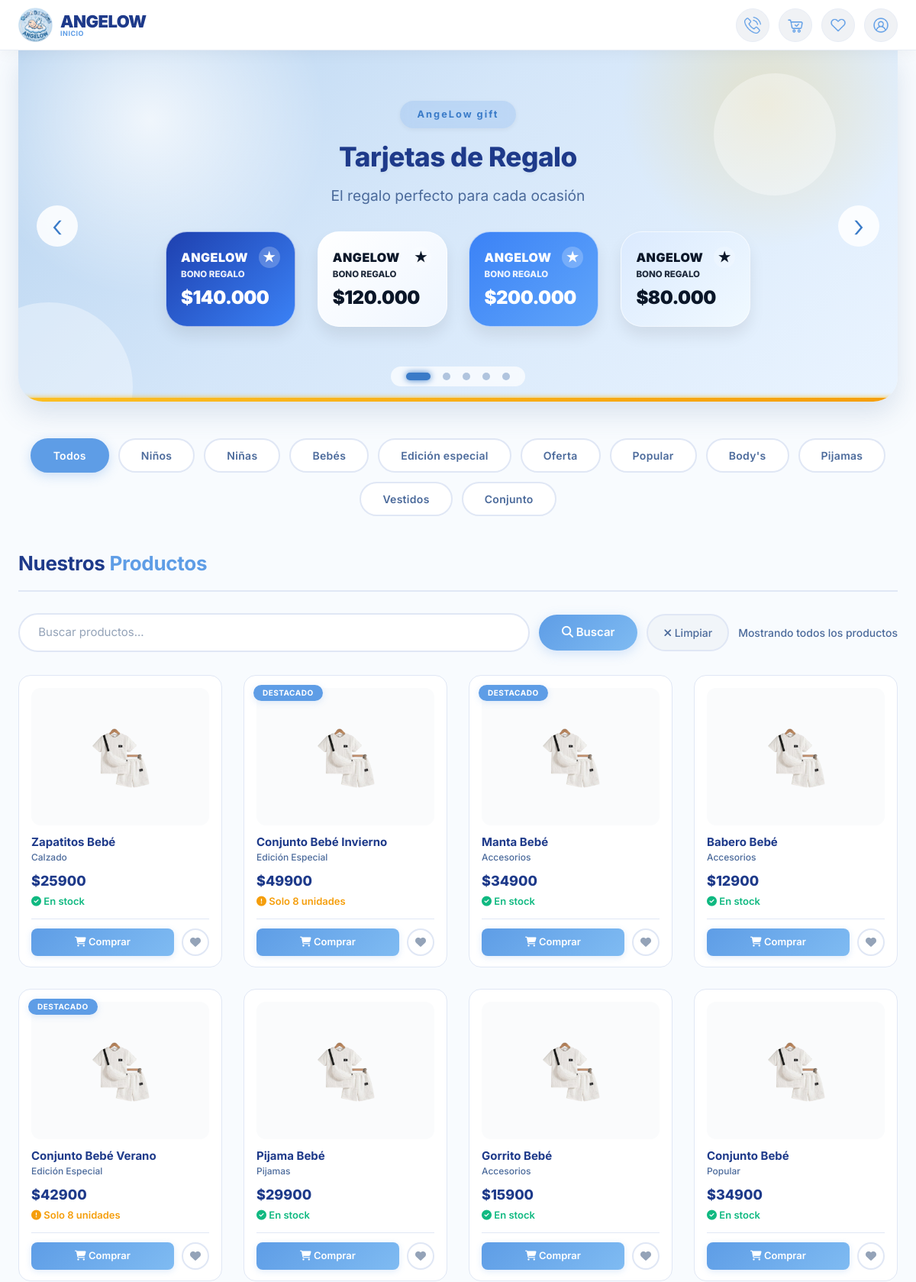
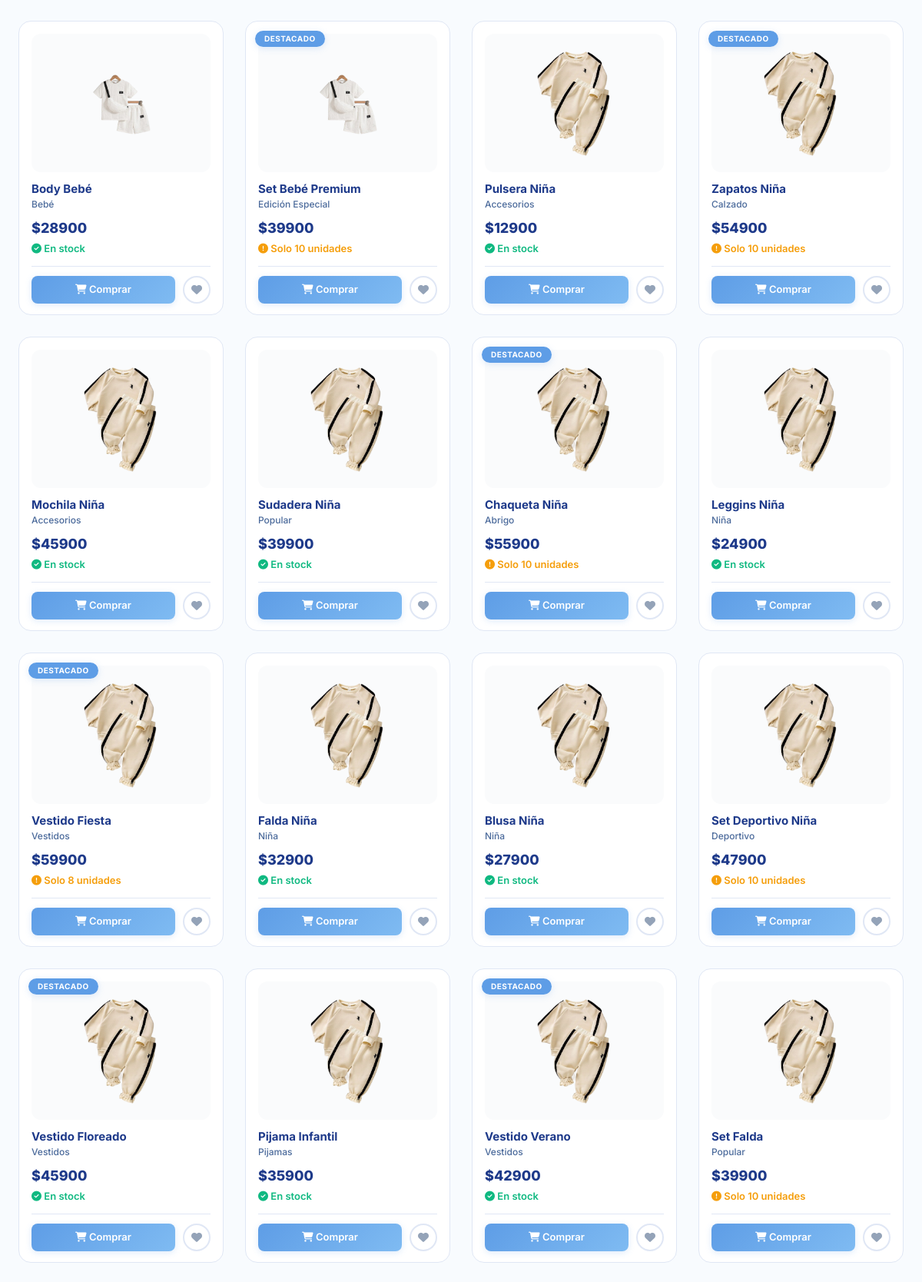
The page / (upper part) on the database its author committed (2 pictures, top to bottom).
### tienda/models.py (models this page shows, shortened)
class Producto(models.Model):
    nombre = models.CharField(
        max_length=200,
        validators=[validate_no_special_chars],
        help_text='Nombre del producto'
    )
    slug = models.SlugField(
        unique=True,
        blank=True,
        validators=[validate_slug],
        help_text='URL amigable para el producto'
    )
    categoria = models.ForeignKey(
        Categoria,
        on_delete=models.CASCADE,
        related_name='productos',
        help_text='Categoría del producto'
    )
    subcategoria = models.CharField(
        max_length=100,
        blank=True,
        validators=[validate_no_special_chars],
        help_text='Subcategoría del producto'
    )
    precio = models.DecimalField(
        max_digits=10,
        decimal_places=0,
        validators=[MinValueValidator(0)],
        help_text='Precio del producto'
    )
    precio_oferta = models.DecimalField(
        max_digits=10,
        decimal_places=0,
        blank=True,
        null=True,
        validators=[MinValueValidator(0)],
        help_text='Precio en oferta (si aplica)'
    )
    descripcion = models.TextField(
        help_text='Descripción detallada del producto'
    )
    caracteristicas = models.JSONField(
        default=list,
        blank=True,
        help_text='Lista de características del producto'
    )
    tallas = models.JSONField(
        default=list,
        validators=[validate_tallas],
        help_text='Lista de tallas disponibles (ej: ["S", "M", "L"])'
    )
    stock = models.PositiveIntegerField(
        default=0,
        help_text='Cantidad disponible en inventario'
    )
    stock_minimo = models.PositiveIntegerField(
        default=5,
        help_text='Stock mínimo para alerta'
    )
    imagen_principal = models.ImageField(
        upload_to='productos/',
        blank=True,
        null=True,
        help_text='Imagen principal del producto'
    )
    imagenes = models.JSONField(
        default=list,
        blank=True,
        help_text='Lista de URLs de imágenes adicionales'
    )
    rating = models.FloatField(
        default=0,
        validators=[MinValueValidator(0), MaxValueValidator(5)],
        help_text='Calificación promedio del producto (0-5)'
    )
    reseñas = models.PositiveIntegerField(
        default=0,
        help_text='Número total de reseñas'
    )
    es_destacado = models.BooleanField(
        default=False,
        help_text='Indica si el producto está destacado'
    )
    es_nuevo = models.BooleanField(
        default=False,
        help_text='Indica si el producto es nuevo'
    )
    esta_activo = models.BooleanField(
        default=True,
        help_text='Indica si el producto está activo'
    )
    fecha_creacion = models.DateTimeField(
        auto_now_add=True,
        help_text='Fecha de creación'
    )
    fecha_actualizacion = models.DateTimeField(
        auto_now=True,
        help_text='Última actualización'
    )
    class Meta:
        verbose_name = "Producto"
        verbose_name_plural = "Productos"
        ordering = ['-fecha_creacion']
        indexes = [
            models.Index(fields=['slug']),
            models.Index(fields=['categoria', 'esta_activo']),
            models.Index(fields=['es_destacado']),
            models.Index(fields=['es_nuevo']),
            models.Index(fields=['-rating']),
        ]
    def get_imagen_principal_url(self):
        if self.imagen_principal:
            return self.imagen_principal.url
        mapping = {
            'conjunto deportivo': 'conjunto_Deportive.png',
            'deportivo': 'conjunto_Deportive.png',
            'conjunto size': 'conjunto_size.png',
            'size': 'conjunto_size.png',
            'jogger': 'conjunto_jhogger.png',
            'jogger premium': 'conjunto_jhogger.png',
            'vestido': 'vestido_verano.png',
            'vestido verano': 'vestido_verano.png',
            'body': 'conjunto_size.png',
            'body niño': 'conjunto_size.png',
            'conjunto infantil': 'conjunto_Deportive.png',
            'set bebe': 'conjunto_size.png',
            'set bebé': 'conjunto_size.png',
            'set falda': 'vestido_verano.png',
            'body negro': 'conjunto_size.png',
        }
        nombre_lower = self.nombre.lower()
        for key, filename in mapping.items():
            if key in nombre_lower:
                return f'/static/img/productos/{filename}'
        if self.categoria:
            cat_mapping = {
                'niños': 'conjunto_Deportive.png',
                'niñas': 'vestido_verano.png',
                'bebés': 'conjunto_size.png',
                'bebes': 'conjunto_size.png',
            }
            cat_lower = self.categoria.nombre.lower()
            for key, filename in cat_mapping.items():
                if key in cat_lower:
                    return f'/static/img/productos/{filename}'
        return '/static/img/productos/default.jpg'

class Categoria(models.Model):
    nombre = models.CharField(
        max_length=100,
        unique=True,
        validators=[validate_no_special_chars],
        help_text='Nombre de la categoría'
    )
    slug = models.SlugField(
        unique=True,
        blank=True,
        validators=[validate_slug],
        help_text='URL amigable para la categoría'
    )
    descripcion = models.TextField(
        blank=True,
        null=True,
        help_text='Descripción de la categoría'
    )
    icono = models.CharField(
        max_length=50,
        blank=True,
        null=True,
        help_text='Clase de Font Awesome (ej: fa-tshirt)'
    )
    imagen = models.ImageField(
        upload_to='categorias/',
        blank=True,
        null=True,
        help_text='Imagen representativa de la categoría'
    )
    orden = models.PositiveIntegerField(
        default=0,
        help_text='Orden de visualización'
    )
    es_activa = models.BooleanField(
        default=True,
        help_text='Indica si la categoría está activa'
    )
    fecha_creacion = models.DateTimeField(
        auto_now_add=True,
        help_text='Fecha de creación'
    )
    fecha_actualizacion = models.DateTimeField(
        auto_now=True,
        help_text='Última actualización'
    )
    class Meta:
        verbose_name = "Categoría"
        verbose_name_plural = "Categorías"
        ordering = ['orden', 'nombre']
        indexes = [
            models.Index(fields=['slug']),
            models.Index(fields=['es_activa']),
        ]

### website/views.py (the view, shortened to what this page needs)
# urls.py: path('', views.home, name='home'),  # Página de inicio
@never_cache
def home(request):
    query = request.GET.get('q', '').strip()
    productos = Producto.objects.filter(esta_activo=True)
    productos = productos.order_by('-fecha_creacion')
    productos_destacados = productos.filter(es_destacado=True)[:4]
    favoritos_ids = []
    if request.user.is_authenticated:
        favoritos_ids = list(Favorito.objects.filter(
            usuario=request.user
        ).values_list('producto_id', flat=True))
    productos_json = []
    for p in productos:
        productos_json.append({
            'id': p.id,
            'nombre': p.nombre,
            'slug': p.slug,
            'precio': float(p.precio),
            'stock': p.stock,
            'tallas': p.tallas,
            'categoria': {'nombre': p.categoria.nombre},
            'subcategoria': p.subcategoria,
            'imagen_principal': p.imagen_principal.url if p.imagen_principal else None,
            'es_destacado': p.es_destacado,
            'precio_oferta': float(p.precio_oferta) if p.precio_oferta else None,
        })
    context = {
        'productos': productos,
        'productos_destacados': productos_destacados,
        'productos_json': json.dumps(productos_json),
        'busqueda': query,
        'favoritos_ids': favoritos_ids,
    }
    return render(request, 'website/home.html', context)

### website/templates/website/home.html (shortened to what this page needs)
{% extends 'website/base.html' %}
{% load static %}
{% block content %}
<div class="page-wrapper">
    <section class="hero-carousel" id="heroCarouselSection">
        <div class="carousel-container" id="heroCarouselContainer">
        </div>
    </section>
    <div class="categories-wrapper">
        <div class="categories-scroll" id="categoriesList">
            <span class="category-pill active" data-categoria="todos" onclick="filterByCategory('todos')">Todos</span>
            <span class="category-pill" data-categoria="niños" onclick="filterByCategory('niños')">Niños</span>
            <span class="category-pill" data-categoria="niñas" onclick="filterByCategory('niñas')">Niñas</span>
            <span class="category-pill" data-categoria="bebés" onclick="filterByCategory('bebés')">Bebés</span>
            <span class="category-pill" data-categoria="edicion-especial" onclick="filterByCategory('edicion-especial')">Edición especial</span>
            <span class="category-pill" data-categoria="oferta" onclick="filterByCategory('oferta')">Oferta</span>
            <span class="category-pill" data-categoria="popular" onclick="filterByCategory('popular')">Popular</span>
            <span class="category-pill" data-categoria="bodys" onclick="filterByCategory('bodys')">Body's</span>
            <span class="category-pill" data-categoria="pijamas" onclick="filterByCategory('pijamas')">Pijamas</span>
            <span class="category-pill" data-categoria="vestidos" onclick="filterByCategory('vestidos')">Vestidos</span>
            <span class="category-pill" data-categoria="conjunto" onclick="filterByCategory('conjunto')">Conjunto</span>
        </div>
    </div>
    <div class="section-header">
        <h2 class="section-title-products">Nuestros <span>Productos</span></h2>
    </div>
    <div class="search-bar">
        <input type="text" id="searchInput" placeholder=" Buscar productos..." autocomplete="off" value="{{ busqueda|default:'' }}">
        <button class="search-btn" id="searchBtn"><i class="fas fa-search"></i> Buscar</button>
        <button class="clear-btn" id="clearSearchBtn"><i class="fas fa-times"></i> Limpiar</button>
        <span class="search-results-count" id="resultsCount">
            {% if busqueda %}
                {{ productos|length }} producto{{ productos|length|pluralize }} encontrado{{ productos|length|pluralize }} para "{{ busqueda }}"
            {% else %}
                Mostrando todos los productos
            {% endif %}
        </span>
    </div>
    <div class="products-grid" id="productsGrid">
        {% if productos %}
            {% for producto in productos %}
            <div class="product-card" data-categoria="{{ producto.categoria.nombre|lower }}" data-id="{{ producto.id }}" data-nombre="{{ producto.nombre|lower }}" data-subcategoria="{{ producto.subcategoria|lower }}">
                {% if producto.precio_oferta %}
                    <span class="badge-top oferta">Oferta</span>
                {% elif producto.es_nuevo %}
                    <span class="badge-top nuevo">Nuevo</span>
                {% elif producto.es_destacado %}
                    <span class="badge-top">Destacado</span>
                {% endif %}
                <img src="{{ producto.get_imagen_principal_url }}" class="product-card-img" alt="{{ producto.nombre }}" loading="lazy" onerror="this.src='{% static 'img/productos/default.jpg' %}'">
                <h3 class="product-name">{{ producto.nombre }}</h3>
                <p class="product-category">{{ producto.subcategoria|default:producto.categoria.nombre }}</p>
                <div class="product-price">
                    {% if producto.precio_oferta %}
                        <span class="old-price">${{ producto.precio|floatformat:0 }}</span>
                        ${{ producto.precio_oferta|floatformat:0 }}
                    {% else %}
                        ${{ producto.precio|floatformat:0 }}
                    {% endif %}
                </div>
                <div class="product-stock">
                    {% if producto.stock > 10 %}
                        <span class="in-stock"><i class="fas fa-check-circle"></i> En stock</span>
                    {% elif producto.stock > 0 %}
                        <span class="low-stock"><i class="fas fa-exclamation-circle"></i> Solo {{ producto.stock }} unidades</span>
                    {% else %}
                        <span class="out-of-stock"><i class="fas fa-times-circle"></i> Sin stock</span>
                    {% endif %}
                </div>
                <div class="product-actions">
                    <button class="btn-buy" onclick="addToCart({{ producto.id }}, event)" {% if producto.stock == 0 %}disabled{% endif %}>
                        <i class="fas fa-shopping-cart"></i> Comprar
                    </button>
                    <button class="btn-fav {% if producto.id in favoritos_ids %}active{% endif %}" onclick="toggleFavorite({{ producto.id }}, event)" data-id="{{ producto.id }}">
                        <i class="fas fa-heart"></i>
                    </button>
                </div>
                <div style="position:absolute; inset:0; cursor:pointer; z-index:1;" onclick="window.location.href='{% url 'tienda:detalle_producto' producto.slug %}'"></div>
            </div>
            {% endfor %}
        {% else %}
            <div class="no-results">
                <i class="fas fa-box-open"></i>
                <p>No hay productos disponibles en este momento</p>
            </div>
        {% endif %}
    </div>
</div>
{% endblock %}

### rows shown on the page
Producto: nombre "Zapatitos Bebé", subcategoria "Calzado", precio "25900", stock "En stock"
Producto: es_nuevo "DESTACADO", nombre "Conjunto Bebé Invierno", subcategoria "Edición Especial", precio "49900", stock "8"
Producto: es_nuevo "DESTACADO", nombre "Manta Bebé", subcategoria "Accesorios", precio "34900", stock "En stock"
Producto: nombre "Babero Bebé", subcategoria "Accesorios", precio "12900", stock "En stock"
Producto: es_nuevo "DESTACADO", nombre "Conjunto Bebé Verano", subcategoria "Edición Especial", precio "42900", stock "8"
Producto: nombre "Pijama Bebé", subcategoria "Pijamas", precio "29900", stock "En stock"
Producto: nombre "Gorrito Bebé", subcategoria "Accesorios", precio "15900", stock "En stock"
Producto: nombre "Conjunto Bebé", subcategoria "Popular", precio "34900", stock "En stock"
Producto: nombre "Body Bebé", subcategoria "Bebé", precio "28900", stock "En stock"
Producto: es_nuevo "DESTACADO", nombre "Set Bebé Premium", subcategoria "Edición Especial", precio "39900", stock "10"
Producto: nombre "Pulsera Niña", subcategoria "Accesorios", precio "12900", stock "En stock"
Producto: es_nuevo "DESTACADO", nombre "Zapatos Niña", subcategoria "Calzado", precio "54900", stock "10"
Producto: nombre "Mochila Niña", subcategoria "Accesorios", precio "45900", stock "En stock"
Producto: nombre "Sudadera Niña", subcategoria "Popular", precio "39900", stock "En stock"
Producto: es_nuevo "DESTACADO", nombre "Chaqueta Niña", subcategoria "Abrigo", precio "55900", stock "10"
Producto: nombre "Leggins Niña", subcategoria "Niña", precio "24900", stock "En stock"
Producto: es_nuevo "DESTACADO", nombre "Vestido Fiesta", subcategoria "Vestidos", precio "59900", stock "8"
Producto: nombre "Falda Niña", subcategoria "Niña", precio "32900", stock "En stock"
Producto: nombre "Blusa Niña", subcategoria "Niña", precio "27900", stock "En stock"
Producto: nombre "Set Deportivo Niña", subcategoria "Deportivo", precio "47900", stock "10"
Producto: es_nuevo "DESTACADO", nombre "Vestido Floreado", subcategoria "Vestidos", precio "45900", stock "En stock"
Producto: nombre "Pijama Infantil", subcategoria "Pijamas", precio "35900", stock "En stock"
Producto: es_nuevo "DESTACADO", nombre "Vestido Verano", subcategoria "Vestidos", precio "42900", stock "En stock"
Producto: nombre "Set Falda", subcategoria "Popular", precio "39900", stock "10"
